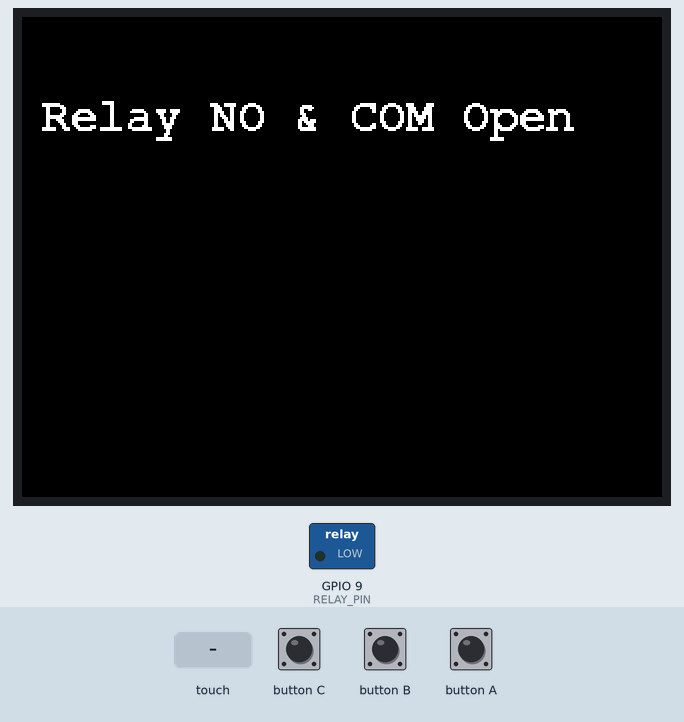
The sketch below on a simulated ESP32-S3. Parts: 320×240 colour display, switched loads named in the sketch (green lamp = pin HIGH). The inputs (shaded band) are chosen by the test bench.

Above: at 1.3 s.
1.4 s: button A pressed for 0.15 s
At 2.8 s:
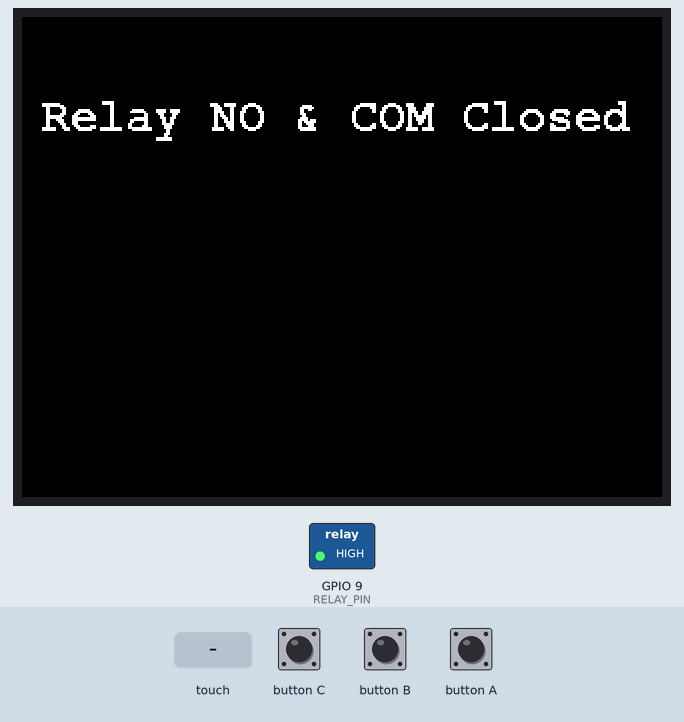
3.1 s: touch panel pressed at 13 % / 10 % of its raw x / y range
At 4.3 s:
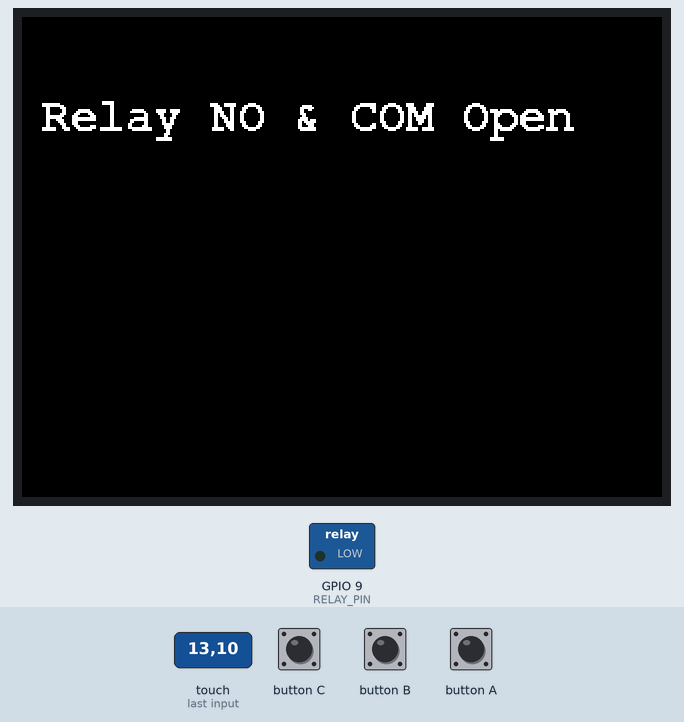
4.8 s: touch panel pressed at 38 % / 10 % of its raw x / y range
At 5.6 s:
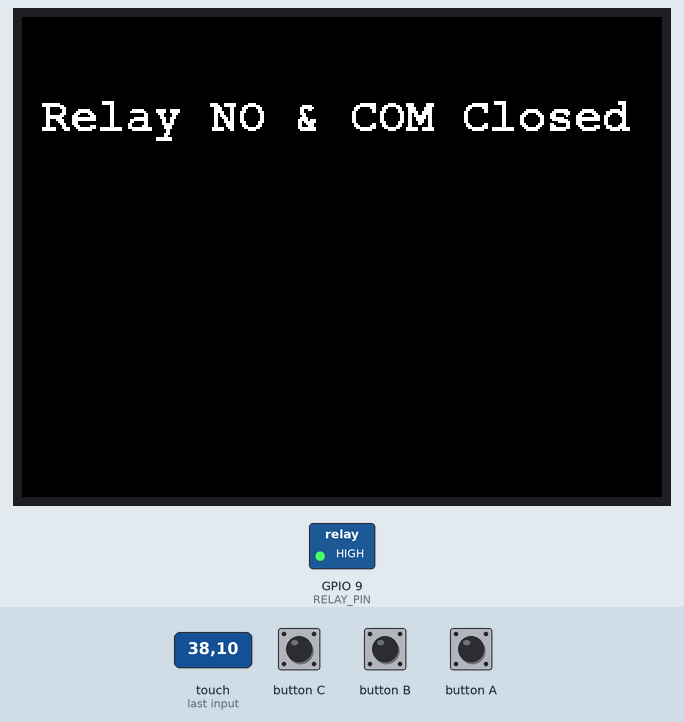
6.5 s: touch panel pressed at 62 % / 10 % of its raw x / y range
At 8.1 s:
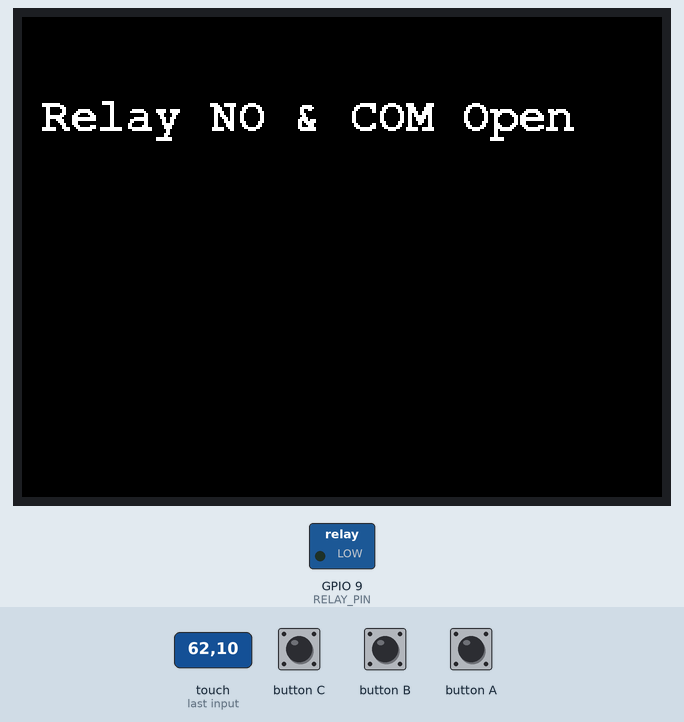
Timing chart, 0 to 9.2 s (numbered marks = the images above; inputs shaded):
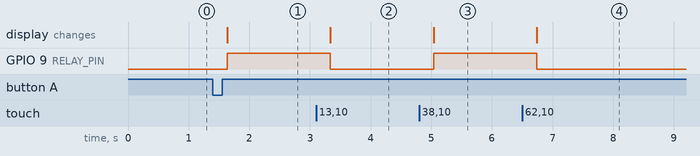

Measured:
- after the input at 1.4 s, GPIO 9 (RELAY_PIN): LOW → HIGH after 0.24 s; the display: changes after 0.24 s (image 1)
- after the input at 3.1 s, GPIO 9 (RELAY_PIN): HIGH → LOW after 0.24 s; the display: changes after 0.24 s (image 2)
- after the input at 4.8 s, GPIO 9 (RELAY_PIN): LOW → HIGH after 0.24 s; the display: changes after 0.24 s (image 3)
- after the input at 6.5 s, GPIO 9 (RELAY_PIN): HIGH → LOW after 0.24 s; the display: changes after 0.24 s (image 4)

The sketch:

unit_relay.ino
```cpp
#include <M5Unified.h>

#define RELAY_PIN 9

bool relay_no_status = false;

void setup()
{
    M5.begin();
    M5.Display.setFont(&fonts::FreeMonoBold12pt7b);
    pinMode(RELAY_PIN, OUTPUT);
    digitalWrite(RELAY_PIN, LOW);
    M5.Display.setCursor(10, 40);
    M5.Display.println("Relay NO & COM Open");
}

void loop(void)
{
    M5.update();
    auto t = M5.Touch.getDetail();

    if (t.wasClicked() || M5.BtnA.wasClicked()) {
        relay_no_status = !relay_no_status;
        if (relay_no_status) {
            M5.Display.clear();
            M5.Display.setCursor(10, 40);
            M5.Display.println("Relay NO & COM Closed");
            digitalWrite(RELAY_PIN, HIGH);
        } else {
            M5.Display.clear();
            M5.Display.setCursor(10, 40);
            M5.Display.println("Relay NO & COM Open");
            digitalWrite(RELAY_PIN, LOW);
        }
    }
}
```
